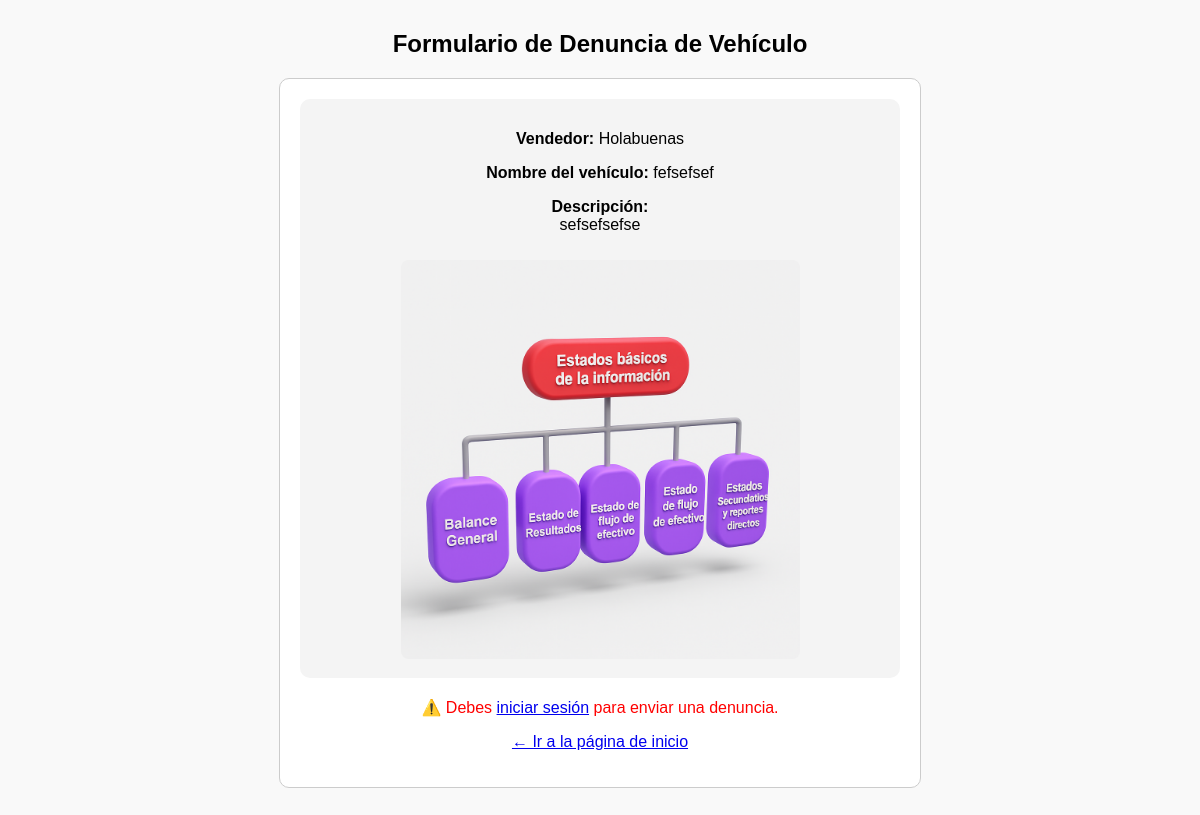
Screenshot of /denuncias.php?id=12 with the database file from the repository.
### tables this page shows
CREATE TABLE `autos` (
  `id` int(11) NOT NULL,
  `usuario` varchar(100) NOT NULL,
  `nombre` varchar(100) NOT NULL,
  `descripcion` text DEFAULT NULL,
  `precio` varchar(50) DEFAULT NULL,
  `estrellas` int(11) DEFAULT 5,
  `imagen` varchar(255) DEFAULT NULL,
  `fecha_creacion` timestamp NOT NULL DEFAULT current_timestamp(),
  `categoria` varchar(50) DEFAULT 'General',
  `ubicacion` varchar(255) DEFAULT NULL,
  `oculto` tinyint(1) DEFAULT 0
);

### denuncias.php (the view, shortened to what this page needs)
<?php
require 'conexion.php';
$id = $_GET['id'] ?? 0;
$stmt = $conn->prepare("SELECT * FROM autos WHERE id = ?");
$stmt->bind_param("i", $id);
$stmt->execute();
$result = $stmt->get_result();
$auto = $result->fetch_assoc();
?>
<!DOCTYPE html>
<html lang="es">
<head>
</head>
<body>
  <center>
    <h2>Formulario de Denuncia de Vehículo</h2>
  <form method="post">
    <div class="auto-info">
      <p><strong>Vendedor:</strong> <?php echo htmlspecialchars($auto['usuario']); ?></p>
      <p><strong>Nombre del vehículo:</strong> <?php echo htmlspecialchars($auto['nombre']); ?></p>
      <p><strong>Descripción:</strong><br><?php echo nl2br(htmlspecialchars($auto['descripcion'])); ?></p>
      <img src="<?php echo htmlspecialchars($auto['imagen']); ?>" alt="Imagen del vehículo">
    </div>
    <?php if (!isset($_SESSION['usuario'])): ?>
      <p class="error">⚠️ Debes <a href="login.php">iniciar sesión</a> para enviar una denuncia.</p>
    <?php endif; ?>
    <p><a href="index.php">← Ir a la página de inicio</a></p>
  </form>
</center>
</body>
</html>

### denuncias.php (style rules this page uses)
body { font-family: Arial, sans-serif; margin: 30px; background-color: #f9f9f9; }
form { max-width: 600px; margin: auto; padding: 20px; border: 1px solid #ccc; border-radius: 10px; background-color: #fff; }
.error { color: red; }
.auto-info { background-color: #f4f4f4; padding: 15px; border-radius: 10px; margin-bottom: 20px; }
.auto-info img { max-width: 70%; border-radius: 8px; margin-top: 10px; }

### rows the page displays
autos: usuario "Holabuenas", nombre "fefsefsef", descripcion "sefsefsefse", imagen (picture)
